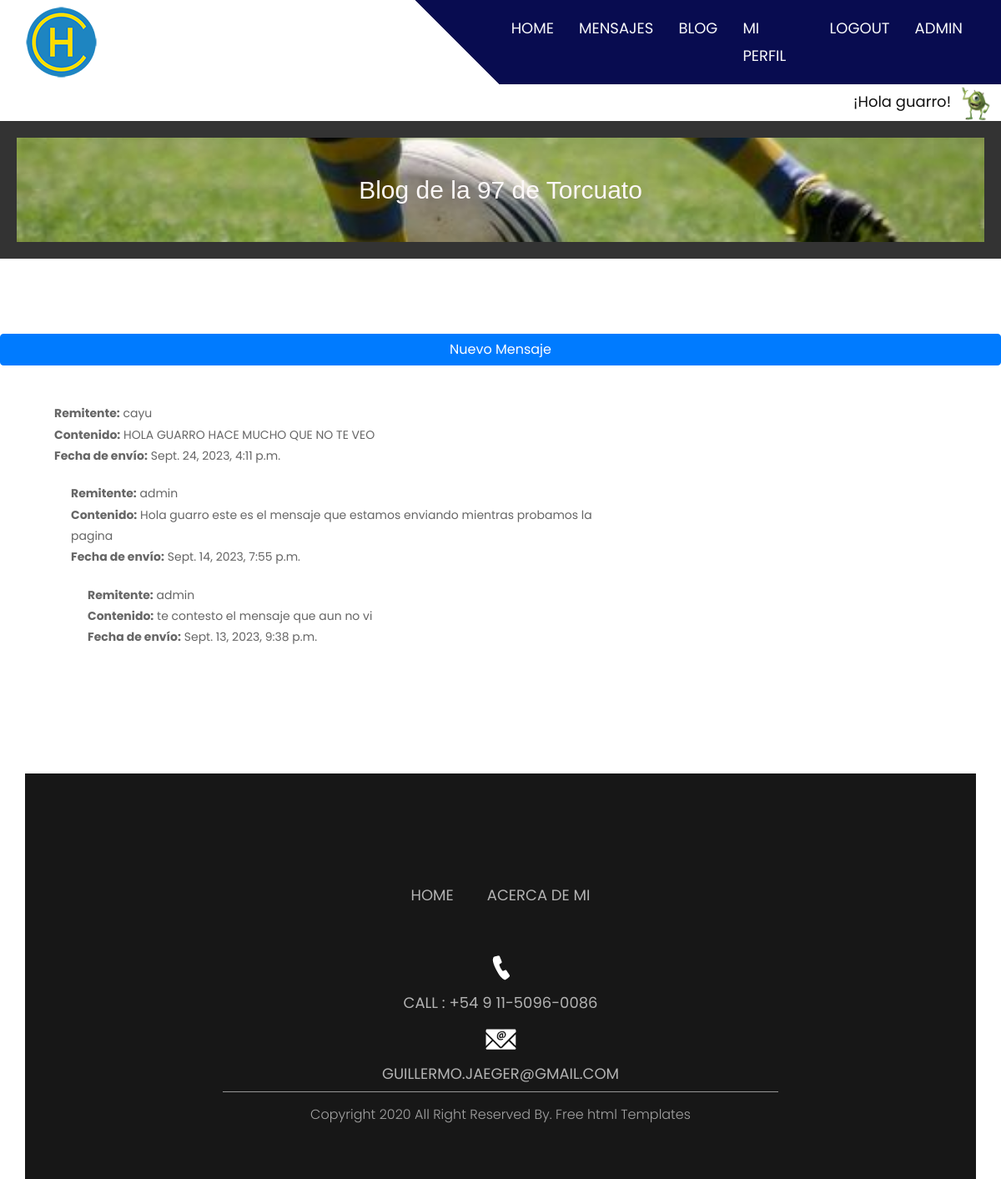
Screenshot of /ver_mensajes/ (signed in) with the database file from the repository.
### Mensajes/models.py (models this page shows, shortened)
class Mensaje(models.Model):
    conversacion = models.ForeignKey(Conversacion, on_delete=models.CASCADE, null=True)
    remitente = models.ForeignKey(User, on_delete=models.CASCADE)
    destinatario = models.ForeignKey(User, on_delete=models.CASCADE, related_name='mensajes_recibidos')
    contenido = models.TextField()
    fecha_envio = models.DateTimeField(auto_now_add=True)
    leido = models.BooleanField(default=False)

### Mensajes/views.py (the view)
# urls.py: path('ver_mensajes/', views.ver_mensajes, name='ver_mensajes'),
@login_required
def ver_mensajes(request):
    avatar= obtenerAvatar(request)
    mensajes = Mensaje.objects.filter(destinatario=request.user).order_by('-fecha_envio')
    return render(request, 'Mensajes/ver_mensajes.html', {'mensajes': mensajes, "avatar": avatar})

### Inicio/views.py (called while the page is built)
def obtenerAvatar(request):
    avatares=Avatar.objects.filter(user=request.user.id)
    if len(avatares)!=0:
        return avatares[0].imagen.url
    else:
        return "/media/avatars/avatarpordefecto.png"

### templates/Mensajes/ver_mensajes.html (shortened to what this page needs)
{% extends "padre.html" %}
{% load static %}
{% block contenido-principal %}
<div class="about_section layout_padding">
    <a href="{% url 'Mensajes:crear_mensaje' %}" class="btn btn-primary btn-block">Nuevo Mensaje</a>
    <br>
    <div class="container">
        <div class="row">
            <div class="col-lg-8 col-sm-12">
            {% for mensaje in mensajes %}
                    <div class="card-body">
                        <strong>Remitente:</strong> {{ mensaje.remitente }}<br>
                        <strong>Contenido:</strong> {{ mensaje.contenido }}<br>
                        <strong>Fecha de envío:</strong> {{ mensaje.fecha_envio }}<br>
            {% endfor %}
                    </div>
     </div>
  </div>
</div>
{% endblock %}

### templates/padre.html (shortened to what this page needs)
<!DOCTYPE html>
<html lang="en">
   <head>
      {% load static %}
      <!DOCTYPE html>
      <link rel="stylesheet" type="text/css" href="{% static 'css/bootstrap.min.css' %}">
      <link rel="stylesheet" type="text/css" href="{% static 'css/style.css' %}">
      <link rel="stylesheet" href="{% static 'css/responsive.css' %}">
      <link rel="stylesheet" href="{% static 'css/jquery.mCustomScrollbar.min.css' %}">
      <link rel="stylesheet" href="https://netdna.bootstrapcdn.com/font-awesome/4.0.3/css/font-awesome.css">
      <link rel="stylesheet" href="{% static 'css/owl.carousel.min.css' %}">
      <link rel="stylesheet" href="https://cdnjs.cloudflare.com/ajax/libs/fancybox/2.1.5/jquery.fancybox.min.css" media="screen">
   </head>
   <body>
      <div class="header_section">
         <div class="container-fluid header_main">
            <nav class="navbar navbar-expand-lg navbar-light bg-light">
               <a class="logo" href="{% url 'inicio' %}"><img src="{% static 'images/logo.png' %}"></a>
               <div class="collapse navbar-collapse" id="navbarSupportedContent">
                  <ul class="navbar-nav mr-auto">
                     {% if user.is_authenticated %}
                     <li class="nav-item">
                        <a class="nav-link" href="{% url 'inicio' %}">Home</a>
                     </li>
                     <li class="nav-item">
                        <a class="nav-link" href="{% url 'Mensajes:ver_mensajes' %}">Mensajes</a>
                     </li>
                     <li class="nav-item">
                        <a class="nav-link" href="{% url 'Entradas:entradalista' %}">Blog</a>
                     </li>
                     <li class="nav-item">
                        <a class="nav-link" href="{% url 'usuarioeditar' %}">Mi Perfil</a>
                     </li>
                     <li class="nav-item">
                        <a class="nav-link" href="{% url 'logout' %}">logout</a>
                     </li>
                     {% if user.is_superuser %}
                     <li class="nav-item">
                       <a class="nav-link" href="{% url 'administrador:administrador' %}">admin</a>
                     </li>
                   {% endif %}
                     {% endif %}
                  </ul>
               </div>
            </nav>
         </div>
</head>
<div style="display: flex; justify-content: flex-end;">
   <div style="flex: 1; text-align: right; max-width: 94%; margin-top: 7px;">
      <h3>¡Hola {{ user.username }}!</h3>
   </div>
   <div style="flex: 2; text-align: center; max-width: 5%;">
      <img src="{{ avatar }}" alt="" style="width: 40px; height: 40px; margin-top: 3px;">
  </div>
</div>
         <header>
            <div class="foto">  <p>Blog de la 97 de Torcuato</p>    </div>
         </header>
      </div>
{% block contenido-principal %}
{% endblock %}
<div class="about_section layout_padding">
   <div class="container">
      <div class="row">
         <div class="col-lg-8 col-sm-12">
         </div>
         <div class="col-lg-4 col-sm-12">
         </div>
      </div>
   </div>
</div>
      <div class="footer_section layout_padding">
         <div class="container">
            <div class="footer_logo"><a href="{% url 'inicio' %}">
            <div class="footer_menu">
               <ul>
                  <li><a href="{% url 'inicio' %}">Home</a></li>
                  <li><a href="{% url 'about' %}">Acerca de Mi</a></li>
               </ul>
            </div>
            <div class="contact_menu">
               <ul>
                  <li><a href="#"><img src="{% static 'images/call-icon.png' %}"></a></li>
                  <li><a href="#">Call : +54 9 11-5096-0086</a></li>
                  <li><a href="#"><img src="{% static 'images/mail-icon.png' %}"></a></li>
                  <li><a href="#">guillermo.jaeger@gmail.com</a></li>
               </ul>
            </div>
         </div>
      </div>
      <div class="copyright_section">
         <div class="container">
            <p class="copyright_text">Copyright 2020 All Right Reserved By.<a href="https://html.design"> Free  html Templates</a></p>
         </div>
      </div>
   </body>
</html>

### static/css/style.css (style rules this page uses)
* { box-sizing: border-box !important; transition: ease all 0.5s; }
html { scroll-behavior: smooth; }
body { color: #666666; font-size: 14px; font-family: Poppins; line-height: 1.80857; font-weight: normal; overflow-x: hidden; }
a { color: #1f1f1f; text-decoration: none !important; outline: none !important; -webkit-transition: all .3s ease-in-out; -moz-transition: all .3s ease-in-out; -ms-transition: all .3s ease-in-out; -o-transition: all .3s ease-in-out; transition: all .3s ease-in-out; }
h1, h2, h3, h4, h5, h6 { letter-spacing: 0; font-weight: normal; position: relative; padding: 0 0 10px 0; font-weight: normal; line-height: normal; color: #111111; margin: 0 }
h3 { font-size: 18px }
*, *::after, *::before { -webkit-box-sizing: border-box; -moz-box-sizing: border-box; box-sizing: border-box; }
ul, li, ol { margin: 0px; padding: 0px; list-style: none; }
p { margin: 20px; font-weight: 300; font-size: 15px; line-height: 24px; }
a { color: #222222; text-decoration: none; outline: none !important; }
a, .btn { text-decoration: none !important; outline: none !important; -webkit-transition: all .3s ease-in-out; -moz-transition: all .3s ease-in-out; -ms-transition: all .3s ease-in-out; -o-transition: all .3s ease-in-out; transition: all .3s ease-in-out; }
img { max-width: 100%; height: auto; }
.layout_padding { padding-top: 90px; padding-bottom: 0px; }
.bg-light { background-color: transparent!important; }
.header_section { background-image: url(../images/banner-bg.png); height: auto; background-size: 100%; width: 100%; float: left; height: auto; background-size: 100%; background-repeat: no-repeat; margin-top: 0px; }
.header_main { background: linear-gradient(45deg, transparent 46%, #080c50 46%); }
.logo { width: 50%; float: left; }
.navbar-expand-lg .navbar-nav .nav-link { padding-right: 15px; padding-left: 15px; font-size: 18px; color: #f8f9fa; text-transform: uppercase; }
.about_section { width: 100%; float: left; padding-top: 90px; }
.footer_section { width: 100%; float: left; background-color: #171717; height: auto; padding-bottom: 50px; }
.footer_logo { width: 100%; float: left; text-align: center; }
.footer_menu { width: 100%; float: left; text-align: center; padding-top: 40px; }
.footer_menu ul { margin: 0px; padding: 0px; display: inline-block; text-align: center; }
.footer_menu li { float: left; font-size: 18px; color: #b3b3b3; padding: 0px 20px; text-transform: uppercase; }
.footer_menu li a { color: #b3b3b3; }
.contact_menu { width: 100%; float: left; text-align: center; padding-top: 40px; }
.contact_menu ul { margin: 0px; padding: 0px; display: inline-block; text-align: center; }
.contact_menu li { float: initial; font-size: 18px; color: #b3b3b3; padding: 5px 20px; text-transform: uppercase; text-align: center; }
.contact_menu li a { color: #b3b3b3; }
.copyright_section { width: 100%; float: left; background-color: #171717; height: auto; }
.copyright_text { width: 60%; margin: 0 auto; font-size: 16px; text-align: center; color: #a3a3a3; border-top: 1px solid #969696; padding: 15px 0px; }
.copyright_text a { color: #a3a3a3; }

### templates/padre.html (style rules this page uses)
header { margin-top: 0; }

### rows the page displays
Mensaje: remitente "cayu", contenido "HOLA GUARRO HACE MUCHO QUE NO TE VEO", fecha_envio "Sept. 24, 2023, 4:11 p.m."
Mensaje: remitente "admin", contenido "Hola guarro este es el mensaje que estamos enviando mientras probamos la pagina", fecha_envio "Sept. 14, 2023, 7:55 p.m."
Mensaje: remitente "admin", contenido "te contesto el mensaje que aun no vi", fecha_envio "Sept. 13, 2023, 9:38 p.m."

### other values shown
{{ user.username }} "guarro"
